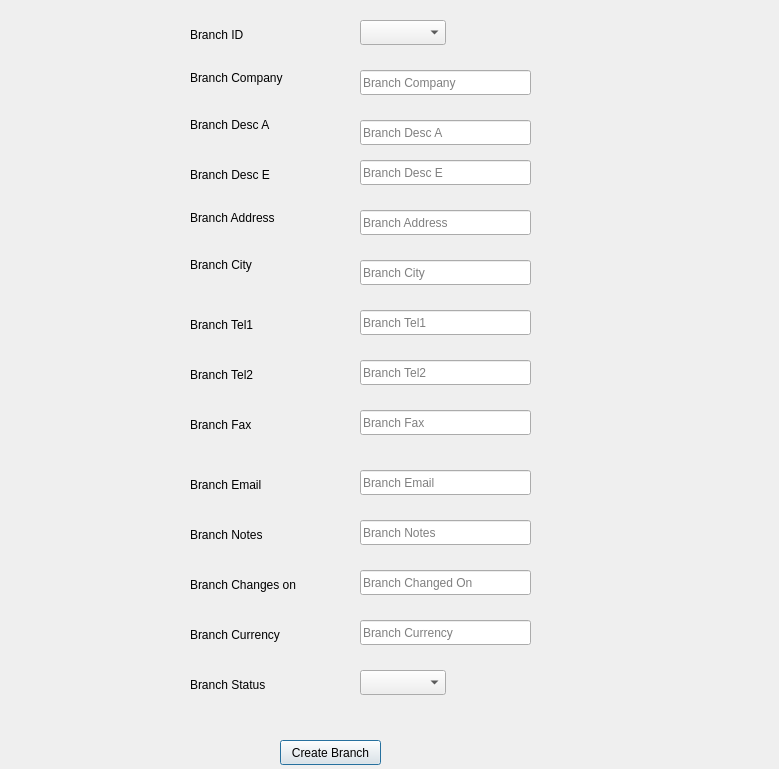
<?xml version="1.0" encoding="UTF-8"?>
<ui version="4.0">
 <class>Dialog</class>
 <widget class="QDialog" name="Dialog">
  <property name="geometry">
   <rect>
    <x>0</x>
    <y>0</y>
    <width>779</width>
    <height>769</height>
   </rect>
  </property>
  <property name="windowTitle">
   <string>Branch</string>
  </property>
  <widget class="QLineEdit" name="qle_branch_company">
   <property name="geometry">
    <rect>
     <x>360</x>
     <y>70</y>
     <width>171</width>
     <height>25</height>
    </rect>
   </property>
   <property name="placeholderText">
    <string>Branch Company</string>
   </property>
  </widget>
  <widget class="QLineEdit" name="qle_branch_desc_a">
   <property name="geometry">
    <rect>
     <x>360</x>
     <y>120</y>
     <width>171</width>
     <height>25</height>
    </rect>
   </property>
   <property name="text">
    <string/>
   </property>
   <property name="maxLength">
    <number>32767</number>
   </property>
   <property name="placeholderText">
    <string>Branch Desc A</string>
   </property>
  </widget>
  <widget class="QPushButton" name="btn_create_branch">
   <property name="geometry">
    <rect>
     <x>280</x>
     <y>740</y>
     <width>101</width>
     <height>25</height>
    </rect>
   </property>
   <property name="text">
    <string>Create Branch</string>
   </property>
  </widget>
  <widget class="QLabel" name="qll_branch_desc_a">
   <property name="geometry">
    <rect>
     <x>190</x>
     <y>110</y>
     <width>99</width>
     <height>29</height>
    </rect>
   </property>
   <property name="text">
    <string>Branch Desc A</string>
   </property>
  </widget>
  <widget class="QLineEdit" name="qle_branch_city">
   <property name="geometry">
    <rect>
     <x>360</x>
     <y>260</y>
     <width>171</width>
     <height>25</height>
    </rect>
   </property>
   <property name="placeholderText">
    <string>Branch City</string>
   </property>
  </widget>
  <widget class="QLabel" name="qll_branch_tel1">
   <property name="geometry">
    <rect>
     <x>190</x>
     <y>310</y>
     <width>99</width>
     <height>29</height>
    </rect>
   </property>
   <property name="text">
    <string>Branch Tel1</string>
   </property>
  </widget>
  <widget class="QLabel" name="qll_branch_city">
   <property name="geometry">
    <rect>
     <x>190</x>
     <y>250</y>
     <width>99</width>
     <height>29</height>
    </rect>
   </property>
   <property name="text">
    <string>Branch City</string>
   </property>
  </widget>
  <widget class="QLabel" name="qll_branch_company">
   <property name="geometry">
    <rect>
     <x>190</x>
     <y>70</y>
     <width>121</width>
     <height>16</height>
    </rect>
   </property>
   <property name="text">
    <string>Branch Company</string>
   </property>
  </widget>
  <widget class="QLabel" name="qll_branch_id">
   <property name="geometry">
    <rect>
     <x>190</x>
     <y>20</y>
     <width>99</width>
     <height>29</height>
    </rect>
   </property>
   <property name="text">
    <string>Branch ID</string>
   </property>
  </widget>
  <widget class="QComboBox" name="cmb_branch_id">
   <property name="geometry">
    <rect>
     <x>360</x>
     <y>20</y>
     <width>86</width>
     <height>25</height>
    </rect>
   </property>
  </widget>
  <widget class="QLabel" name="qll_branch_desc_e">
   <property name="geometry">
    <rect>
     <x>190</x>
     <y>160</y>
     <width>99</width>
     <height>29</height>
    </rect>
   </property>
   <property name="text">
    <string>Branch Desc E</string>
   </property>
  </widget>
  <widget class="QLineEdit" name="qle_branch_desc_e">
   <property name="geometry">
    <rect>
     <x>360</x>
     <y>160</y>
     <width>171</width>
     <height>25</height>
    </rect>
   </property>
   <property name="text">
    <string/>
   </property>
   <property name="maxLength">
    <number>32767</number>
   </property>
   <property name="placeholderText">
    <string>Branch Desc E</string>
   </property>
  </widget>
  <widget class="QLabel" name="qll_branch_address">
   <property name="geometry">
    <rect>
     <x>190</x>
     <y>210</y>
     <width>121</width>
     <height>16</height>
    </rect>
   </property>
   <property name="text">
    <string>Branch Address</string>
   </property>
  </widget>
  <widget class="QLineEdit" name="qle_branch_tel1">
   <property name="geometry">
    <rect>
     <x>360</x>
     <y>310</y>
     <width>171</width>
     <height>25</height>
    </rect>
   </property>
   <property name="placeholderText">
    <string>Branch Tel1</string>
   </property>
  </widget>
  <widget class="QLineEdit" name="qle_branch_address">
   <property name="geometry">
    <rect>
     <x>360</x>
     <y>210</y>
     <width>171</width>
     <height>25</height>
    </rect>
   </property>
   <property name="placeholderText">
    <string>Branch Address</string>
   </property>
  </widget>
  <widget class="QLineEdit" name="qle_branch_tel2">
   <property name="geometry">
    <rect>
     <x>360</x>
     <y>360</y>
     <width>171</width>
     <height>25</height>
    </rect>
   </property>
   <property name="placeholderText">
    <string>Branch Tel2</string>
   </property>
  </widget>
  <widget class="QLabel" name="qll_branch_tel2">
   <property name="geometry">
    <rect>
     <x>190</x>
     <y>360</y>
     <width>99</width>
     <height>29</height>
    </rect>
   </property>
   <property name="text">
    <string>Branch Tel2</string>
   </property>
  </widget>
  <widget class="QLineEdit" name="qle_branch_fax">
   <property name="geometry">
    <rect>
     <x>360</x>
     <y>410</y>
     <width>171</width>
     <height>25</height>
    </rect>
   </property>
   <property name="placeholderText">
    <string>Branch Fax</string>
   </property>
  </widget>
  <widget class="QLabel" name="qll_branch_fax">
   <property name="geometry">
    <rect>
     <x>190</x>
     <y>410</y>
     <width>99</width>
     <height>29</height>
    </rect>
   </property>
   <property name="text">
    <string>Branch Fax</string>
   </property>
  </widget>
  <widget class="QLineEdit" name="qle_branch_email">
   <property name="geometry">
    <rect>
     <x>360</x>
     <y>470</y>
     <width>171</width>
     <height>25</height>
    </rect>
   </property>
   <property name="text">
    <string/>
   </property>
   <property name="placeholderText">
    <string>Branch Email</string>
   </property>
  </widget>
  <widget class="QLabel" name="qll_branch_email">
   <property name="geometry">
    <rect>
     <x>190</x>
     <y>470</y>
     <width>99</width>
     <height>29</height>
    </rect>
   </property>
   <property name="text">
    <string>Branch Email</string>
   </property>
  </widget>
  <widget class="QLineEdit" name="qle_branch_notes">
   <property name="geometry">
    <rect>
     <x>360</x>
     <y>520</y>
     <width>171</width>
     <height>25</height>
    </rect>
   </property>
   <property name="text">
    <string/>
   </property>
   <property name="placeholderText">
    <string>Branch Notes</string>
   </property>
  </widget>
  <widget class="QLabel" name="qll_branch_notes">
   <property name="geometry">
    <rect>
     <x>190</x>
     <y>520</y>
     <width>99</width>
     <height>29</height>
    </rect>
   </property>
   <property name="text">
    <string>Branch Notes</string>
   </property>
  </widget>
  <widget class="QLabel" name="qll_branch_changed_on">
   <property name="geometry">
    <rect>
     <x>190</x>
     <y>570</y>
     <width>131</width>
     <height>29</height>
    </rect>
   </property>
   <property name="text">
    <string>Branch Changes on</string>
   </property>
  </widget>
  <widget class="QLineEdit" name="qle_branch_changed_on">
   <property name="geometry">
    <rect>
     <x>360</x>
     <y>570</y>
     <width>171</width>
     <height>25</height>
    </rect>
   </property>
   <property name="text">
    <string/>
   </property>
   <property name="placeholderText">
    <string>Branch Changed On</string>
   </property>
  </widget>
  <widget class="QLabel" name="qll_branch_changed_on_2">
   <property name="geometry">
    <rect>
     <x>190</x>
     <y>620</y>
     <width>131</width>
     <height>29</height>
    </rect>
   </property>
   <property name="text">
    <string>Branch Currency</string>
   </property>
  </widget>
  <widget class="QLineEdit" name="qle_branch_currency">
   <property name="geometry">
    <rect>
     <x>360</x>
     <y>620</y>
     <width>171</width>
     <height>25</height>
    </rect>
   </property>
   <property name="text">
    <string/>
   </property>
   <property name="placeholderText">
    <string>Branch Currency</string>
   </property>
  </widget>
  <widget class="QLabel" name="qll_branch_status">
   <property name="geometry">
    <rect>
     <x>190</x>
     <y>670</y>
     <width>99</width>
     <height>29</height>
    </rect>
   </property>
   <property name="text">
    <string>Branch Status</string>
   </property>
  </widget>
  <widget class="QComboBox" name="cmb_branch_status">
   <property name="geometry">
    <rect>
     <x>360</x>
     <y>670</y>
     <width>86</width>
     <height>25</height>
    </rect>
   </property>
  </widget>
 </widget>
 <resources/>
 <connections/>
</ui>
